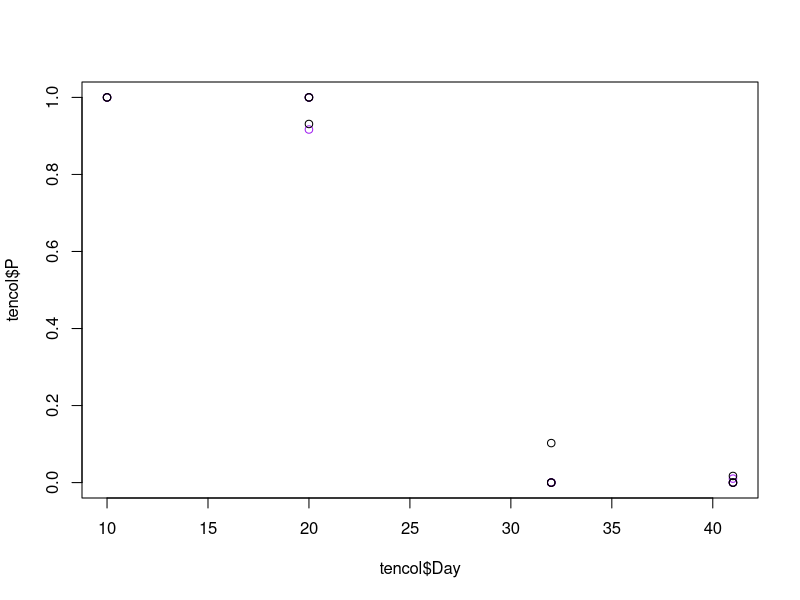

Write the R code that produced this figure. (Note: this script raises an error after producing the figure.)
# Starvation Culture Colony Count Analysis
# Jared Brewer
# Created: July 22, 2015
# Modified: July 22, 2015

# Run a regression and make a line plot.

tencol <- read.csv("StarvationColony_TenDay_07232015_2_WJB.csv", header = T)
onecol <- read.csv("StarvationColony_OneDay_07232015_2_WJB.csv", header = T)

# Look at relative abundance and graph separately.
# Also think about doing ratios instead of absolute numbers.

plot(tencol$Day, tencol$P, col='purple')
points(tencol$Day, tencol$W, col='black')
# So these look a lot better, but I'm confused about how to best separate the white and purple ones. So close.
abline(lm(Day~P, data=tencol))
abline(lm(Day~W, data=tencol))

# Run a regression and look for differences, one at a time.
tencolP.reg <- lm(Day~P, data=tencol)
summary(tencol.reg)
# Significance! 

tencolW.reg <- lm(Day~W, data=tencol)
summary(tencolW.reg)

plot(onecol$Day, onecol$P, col='purple')
points(onecol$Day, onecol$W, col='black')
abline(lm(Day~P, data=onecol))
abline(lm(Day~W, data=onecol))

onecolP.reg <- lm(Day~P, data=onecol)
summary(onecolP.reg)

onecolW.reg <- lm(Day~W, data=onecol)
summary(onecolW.reg)
